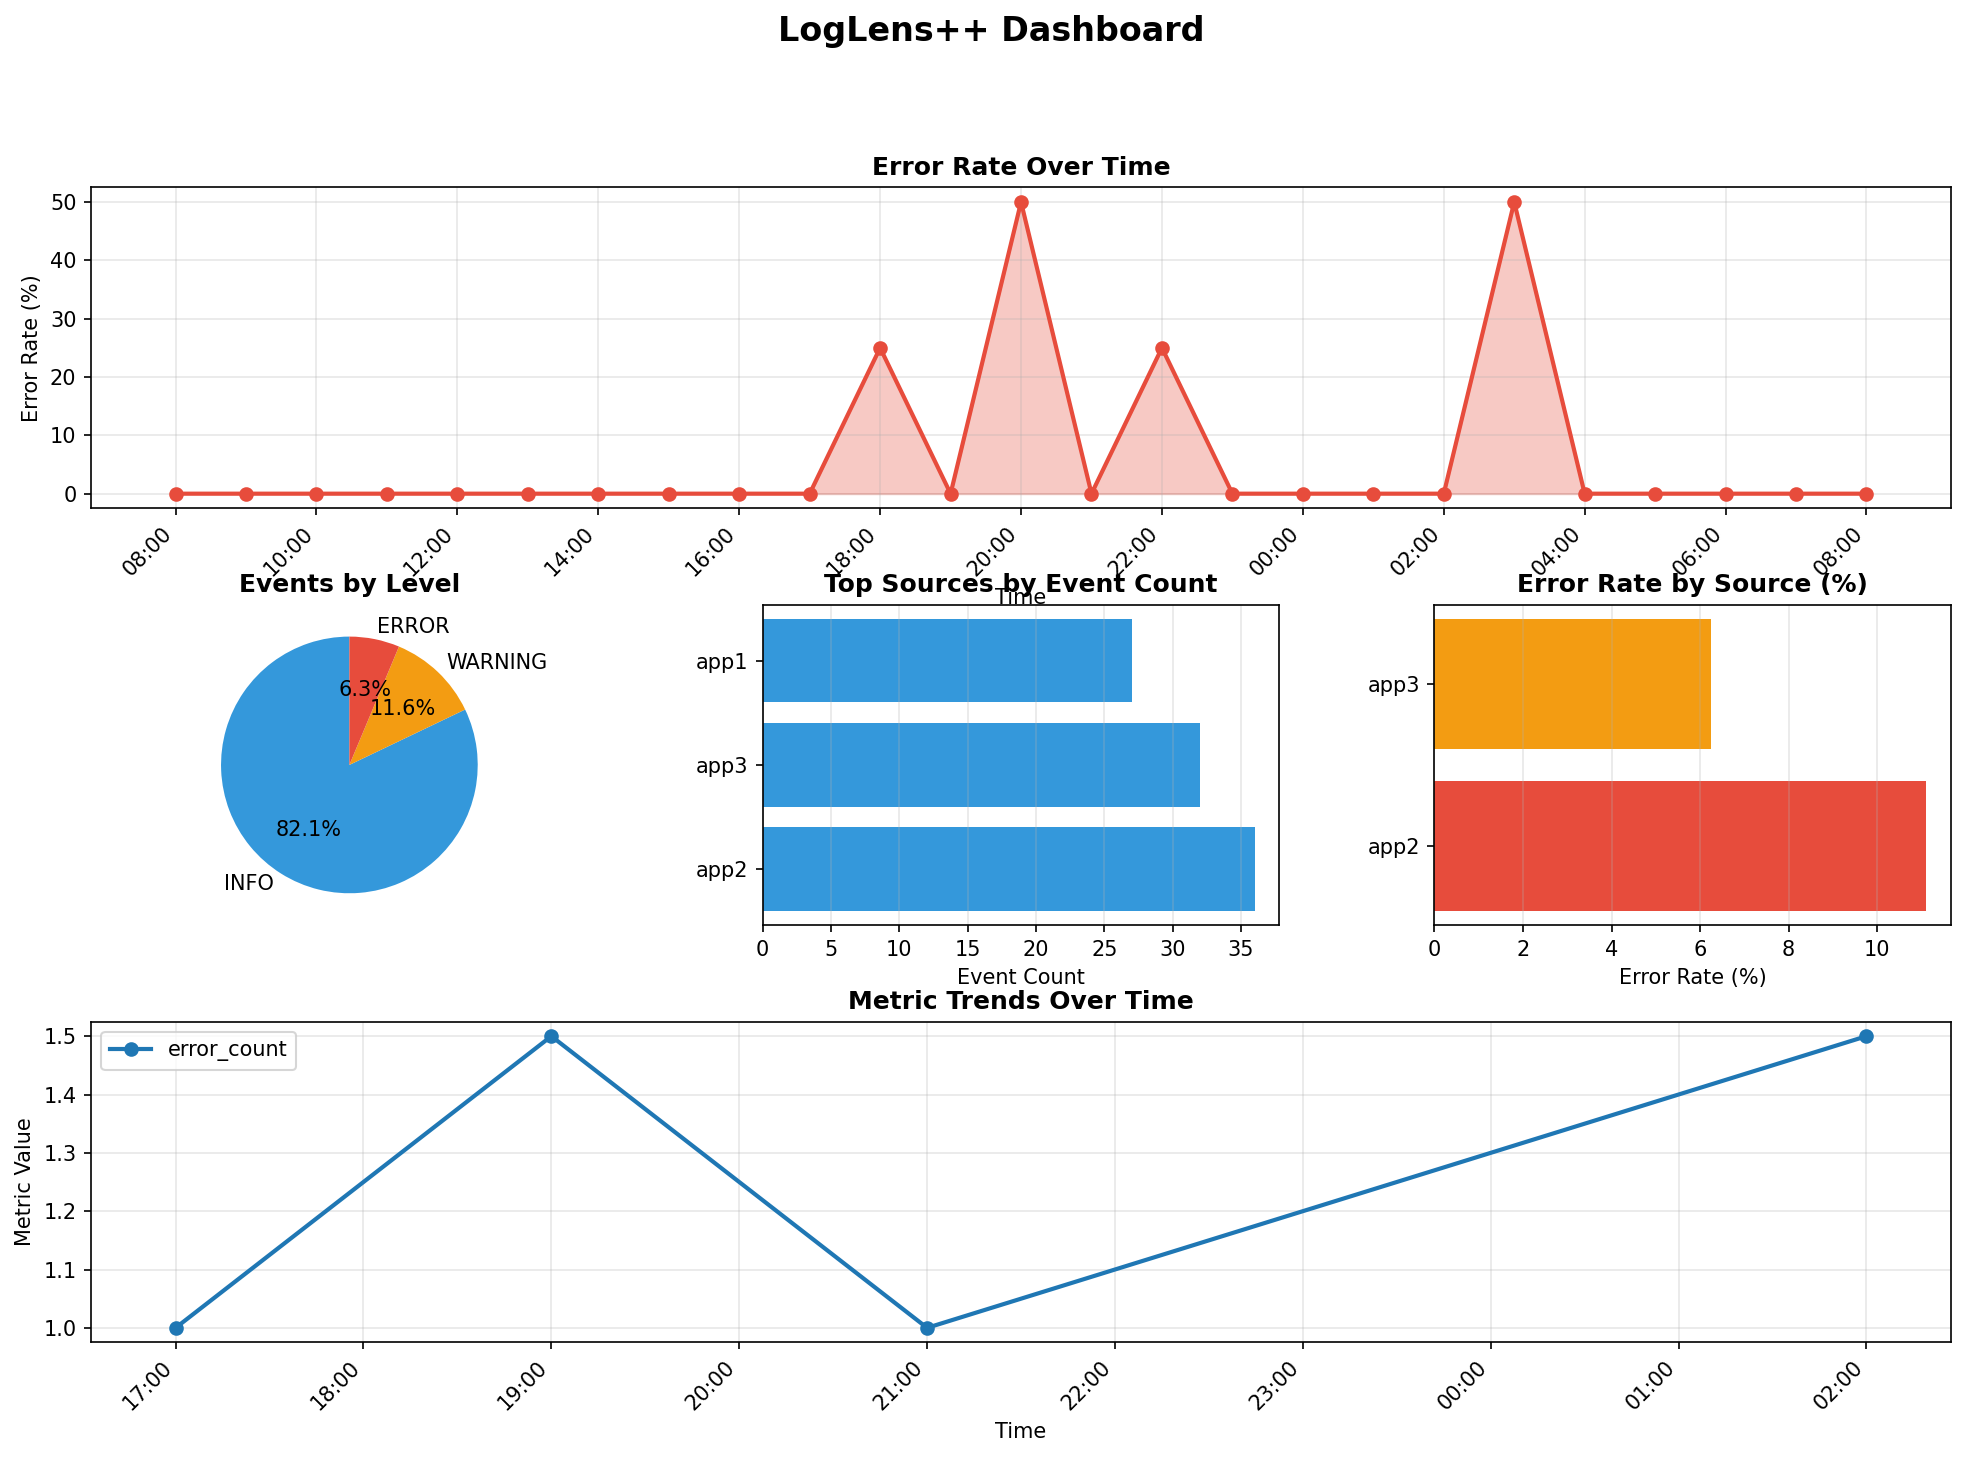

This figure's Python source:
#!/usr/bin/env python3
"""
LogLens++ Dashboard Example

Creates a matplotlib-based dashboard showing metrics, trends, and anomalies.
This demonstrates how to visualize LogLens++ data.
"""

import matplotlib.pyplot as plt
import matplotlib.dates as mdates
from datetime import datetime, timedelta
from collections import defaultdict
import numpy as np

from loglens.models import LogEvent
from loglens.storage import LogStorage, create_query
from loglens.analytics import Metric, MetricProcessor


def create_dashboard(db_path: str = "loglens.db", output_file: str = "dashboard.png"):
    """
    Create a dashboard visualization from LogLens++ data.
    
    Args:
        db_path: Path to database
        output_file: Output file for dashboard image
    """
    storage = LogStorage(db_path)
    query = create_query(storage)
    
    # Get time range (last 24 hours)
    end_time = datetime.now()
    start_time = end_time - timedelta(hours=24)
    
    # Create figure with subplots
    fig = plt.figure(figsize=(16, 10))
    gs = fig.add_gridspec(3, 3, hspace=0.3, wspace=0.3)
    
    # 1. Error Rate Over Time (top, full width)
    ax1 = fig.add_subplot(gs[0, :])
    plot_error_rate_trend(query, ax1, start_time, end_time)
    
    # 2. Events by Level (pie chart)
    ax2 = fig.add_subplot(gs[1, 0])
    plot_events_by_level(storage, ax2, start_time, end_time)
    
    # 3. Events by Source (bar chart)
    ax3 = fig.add_subplot(gs[1, 1])
    plot_events_by_source(storage, ax3, start_time, end_time)
    
    # 4. Error Rate by Source (bar chart)
    ax4 = fig.add_subplot(gs[1, 2])
    plot_error_rate_by_source(query, ax4, start_time, end_time)
    
    # 5. Metric Trends (line chart)
    ax5 = fig.add_subplot(gs[2, :])
    plot_metric_trends(query, ax5, start_time, end_time)
    
    # Add title
    fig.suptitle('LogLens++ Dashboard', fontsize=16, fontweight='bold', y=0.995)
    
    # Save to examples directory if not absolute path
    if not Path(output_file).is_absolute():
        output_path = Path(__file__).parent / output_file
    else:
        output_path = Path(output_file)
    
    plt.savefig(output_path, dpi=150, bbox_inches='tight')
    print(f"Dashboard saved to: {output_path}")
    plt.close()


def plot_error_rate_trend(query, ax, start_time, end_time):
    """Plot error rate trend over time."""
    sql = """
        SELECT 
            DATE_TRUNC('hour', timestamp) AS hour,
            COUNT(*) AS total_events,
            COUNT(CASE WHEN level IN ('ERROR', 'CRITICAL', 'FATAL') THEN 1 END) AS error_count,
            CAST(COUNT(CASE WHEN level IN ('ERROR', 'CRITICAL', 'FATAL') THEN 1 END) AS DOUBLE) / 
                NULLIF(COUNT(*), 0) * 100.0 AS error_rate
        FROM events
        WHERE timestamp >= ? AND timestamp <= ?
        GROUP BY hour
        ORDER BY hour
    """
    
    results = query.execute_sql(sql, (start_time, end_time))
    
    if not results:
        ax.text(0.5, 0.5, 'No data available', ha='center', va='center', transform=ax.transAxes)
        ax.set_title('Error Rate Over Time', fontweight='bold')
        return
    
    hours = [datetime.fromisoformat(str(r['hour'])) for r in results]
    error_rates = [r['error_rate'] for r in results]
    
    ax.plot(hours, error_rates, marker='o', linewidth=2, markersize=6, color='#e74c3c')
    ax.fill_between(hours, error_rates, alpha=0.3, color='#e74c3c')
    ax.set_title('Error Rate Over Time', fontweight='bold', fontsize=12)
    ax.set_xlabel('Time')
    ax.set_ylabel('Error Rate (%)')
    ax.grid(True, alpha=0.3)
    ax.xaxis.set_major_formatter(mdates.DateFormatter('%H:%M'))
    ax.xaxis.set_major_locator(mdates.HourLocator(interval=2))
    plt.setp(ax.xaxis.get_majorticklabels(), rotation=45, ha='right')


def plot_events_by_level(storage, ax, start_time, end_time):
    """Plot events distribution by log level."""
    stats = storage.get_event_stats(start_time=start_time, end_time=end_time)
    
    if not stats['by_level']:
        ax.text(0.5, 0.5, 'No data', ha='center', va='center', transform=ax.transAxes)
        ax.set_title('Events by Level', fontweight='bold')
        return
    
    levels = list(stats['by_level'].keys())
    counts = list(stats['by_level'].values())
    
    # Color mapping
    colors = {
        'ERROR': '#e74c3c',
        'WARNING': '#f39c12',
        'INFO': '#3498db',
        'DEBUG': '#95a5a6',
        'CRITICAL': '#8e44ad',
        'FATAL': '#c0392b'
    }
    
    pie_colors = [colors.get(level, '#95a5a6') for level in levels]
    
    ax.pie(counts, labels=levels, autopct='%1.1f%%', colors=pie_colors, startangle=90)
    ax.set_title('Events by Level', fontweight='bold', fontsize=12)


def plot_events_by_source(storage, ax, start_time, end_time):
    """Plot events count by source."""
    stats = storage.get_event_stats(start_time=start_time, end_time=end_time)
    
    if not stats['by_source']:
        ax.text(0.5, 0.5, 'No data', ha='center', va='center', transform=ax.transAxes)
        ax.set_title('Events by Source', fontweight='bold')
        return
    
    # Get top 10 sources
    sources = sorted(stats['by_source'].items(), key=lambda x: x[1], reverse=True)[:10]
    source_names = [s[0] for s in sources]
    source_counts = [s[1] for s in sources]
    
    ax.barh(source_names, source_counts, color='#3498db')
    ax.set_title('Top Sources by Event Count', fontweight='bold', fontsize=12)
    ax.set_xlabel('Event Count')
    ax.grid(True, alpha=0.3, axis='x')


def plot_error_rate_by_source(query, ax, start_time, end_time):
    """Plot error rate by source."""
    sql = """
        SELECT 
            source,
            COUNT(*) AS total_events,
            COUNT(CASE WHEN level IN ('ERROR', 'CRITICAL', 'FATAL') THEN 1 END) AS error_count,
            CAST(COUNT(CASE WHEN level IN ('ERROR', 'CRITICAL', 'FATAL') THEN 1 END) AS DOUBLE) / 
                NULLIF(COUNT(*), 0) * 100.0 AS error_rate
        FROM events
        WHERE timestamp >= ? AND timestamp <= ?
        GROUP BY source
        HAVING error_count > 0
        ORDER BY error_rate DESC
        LIMIT 10
    """
    
    results = query.execute_sql(sql, (start_time, end_time))
    
    if not results:
        ax.text(0.5, 0.5, 'No errors', ha='center', va='center', transform=ax.transAxes)
        ax.set_title('Error Rate by Source', fontweight='bold')
        return
    
    sources = [r['source'] for r in results]
    error_rates = [r['error_rate'] for r in results]
    
    colors = ['#e74c3c' if rate > 10 else '#f39c12' if rate > 5 else '#f1c40f' for rate in error_rates]
    
    ax.barh(sources, error_rates, color=colors)
    ax.set_title('Error Rate by Source (%)', fontweight='bold', fontsize=12)
    ax.set_xlabel('Error Rate (%)')
    ax.grid(True, alpha=0.3, axis='x')


def plot_metric_trends(query, ax, start_time, end_time):
    """Plot multiple metric trends."""
    sql = """
        SELECT 
            DATE_TRUNC('hour', window_start) AS hour,
            metric_name,
            AVG(value) AS avg_value
        FROM metrics
        WHERE window_start >= ? AND window_end <= ?
        AND value IS NOT NULL
        GROUP BY hour, metric_name
        ORDER BY hour, metric_name
    """
    
    results = query.execute_sql(sql, (start_time, end_time))
    
    if not results:
        ax.text(0.5, 0.5, 'No metrics available', ha='center', va='center', transform=ax.transAxes)
        ax.set_title('Metric Trends', fontweight='bold')
        return
    
    # Group by metric name
    metric_data = defaultdict(list)
    for r in results:
        hour = datetime.fromisoformat(str(r['hour']))
        metric_data[r['metric_name']].append((hour, r['avg_value']))
    
    # Plot each metric
    colors = plt.cm.tab10(np.linspace(0, 1, len(metric_data)))
    for (metric_name, data), color in zip(metric_data.items(), colors):
        hours, values = zip(*sorted(data))
        ax.plot(hours, values, marker='o', label=metric_name, linewidth=2, color=color)
    
    ax.set_title('Metric Trends Over Time', fontweight='bold', fontsize=12)
    ax.set_xlabel('Time')
    ax.set_ylabel('Metric Value')
    ax.legend(loc='best')
    ax.grid(True, alpha=0.3)
    ax.xaxis.set_major_formatter(mdates.DateFormatter('%H:%M'))
    plt.setp(ax.xaxis.get_majorticklabels(), rotation=45, ha='right')


def generate_sample_data(db_path: str = "dashboard_demo.db"):
    """Generate sample data for dashboard demonstration."""
    from loglens.ingestion import LogIngestor
    
    storage = LogStorage(db_path)
    ingestor = LogIngestor()
    
    # Generate events over last 24 hours
    base_time = datetime.now() - timedelta(hours=24)
    events = []
    
    for hour in range(24):
        for minute in [0, 15, 30, 45]:
            timestamp = base_time + timedelta(hours=hour, minutes=minute)
            
            # Vary error rate (higher during "business hours")
            error_prob = 0.1 if 9 <= hour <= 17 else 0.05
            level = 'ERROR' if np.random.random() < error_prob else \
                   'WARNING' if np.random.random() < 0.2 else 'INFO'
            
            source = f'app{np.random.randint(1, 4)}'
            
            events.append(LogEvent(
                timestamp=timestamp,
                level=level,
                source=source,
                message=f'Event at {timestamp.strftime("%H:%M")}',
                metadata={'request_id': f'req_{hour}_{minute}'}
            ))
    
    # Insert events
    for event in events:
        storage.insert_event(event)
    
    # Compute and store metrics
    metrics = [
        Metric(name='error_count', filter=lambda e: e.level == 'ERROR',
               aggregation='count', window='1h'),
        Metric(name='events_by_source', filter=lambda e: True,
               aggregation='count', window='1h', group_by=lambda e: e.source),
    ]
    
    processor = MetricProcessor(metrics)
    for event in events:
        updated = processor.add_event(event)
        for metric_name, result in updated.items():
            storage.insert_metric(
                metric_name=result.metric_name,
                window_start=result.window_start,
                window_end=result.window_end,
                value=result.value,
                grouped_values=result.grouped_values
            )
    
    storage.close()
    print(f"Generated sample data in {db_path}")


if __name__ == "__main__":
    import sys
    
    if len(sys.argv) > 1 and sys.argv[1] == "--generate-data":
        generate_sample_data()
        create_dashboard("dashboard_demo.db", "dashboard.png")
    else:
        # Try to use existing database
        try:
            create_dashboard()
        except Exception as e:
            print(f"Error: {e}")
            print("Run with --generate-data to create sample data first")
            print("Example: python dashboard.py --generate-data")

